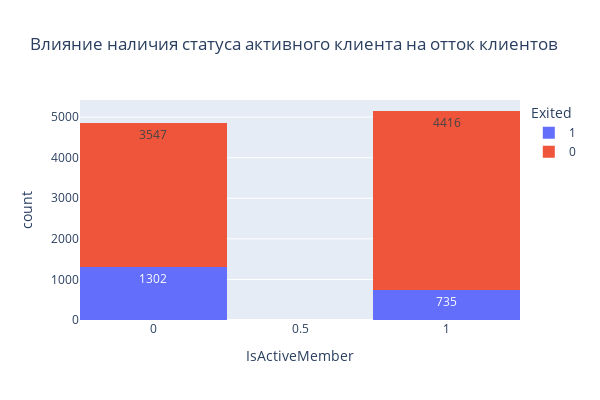

Notebook source saved alongside this figure:
### Markdown cell above
9.8. Как влияет наличие статуса активного клиента *(IsActiveMember)* на отток клиентов *(Exited)*? Постройте диаграмму, иллюстрирующую это. Что бы вы предложили банку, чтобы уменьшить отток клиентов среди неактивных?

### Code cell
import pandas as pd
import plotly
import plotly.express as px
churn_data = pd.read_csv('H:\SkillFactory\папка с файлами для работы\churn.csv')

fig = px.histogram(
    data_frame=churn_data, 
    x='IsActiveMember', #ось абсцисс
    color='Exited', #расцветка
    height=400, #высота
    width=600, #ширина
    histfunc='count',
    text_auto=True,
    title='Влияние наличия статуса активного клиента на отток клиентов', 
    nbins = 5
)
#отображаем его
fig.show()

### Figure 1 — Plotly figure (JSON) as saved in the notebook; plotly's stock layout.template omitted (floating-point values rounded to 4 significant figures; data arrays with more than 128 entries replaced by an {"elided": "..."} marker saying what was removed)
{"data": [{"alignmentgroup": "True", "bingroup": "x", "histfunc": "count", "hovertemplate": "Exited=1<br>IsActiveMember=%{x}<br>count=%{y}<extra></extra>", "legendgroup": "1", "marker": {"color": "#636efa", "pattern": {"shape": ""}}, "name": "1", "nbinsx": 5, "offsetgroup": "1", "orientation": "v", "showlegend": true, "texttemplate": "%{value}", "type": "histogram", "x": {"elided": "2037 int values"}, "xaxis": "x", "yaxis": "y"}, {"alignmentgroup": "True", "bingroup": "x", "histfunc": "count", "hovertemplate": "Exited=0<br>IsActiveMember=%{x}<br>count=%{y}<extra></extra>", "legendgroup": "0", "marker": {"color": "#EF553B", "pattern": {"shape": ""}}, "name": "0", "nbinsx": 5, "offsetgroup": "0", "orientation": "v", "showlegend": true, "texttemplate": "%{value}", "type": "histogram", "x": {"elided": "7963 int values"}, "xaxis": "x", "yaxis": "y"}], "layout": {"barmode": "relative", "height": 400, "legend": {"title": {"text": "Exited"}, "tracegroupgap": 0}, "title": {"text": "Влияние наличия статуса активного клиента на отток клиентов"}, "width": 600, "xaxis": {"anchor": "y", "domain": [0, 1], "title": {"text": "IsActiveMember"}}, "yaxis": {"anchor": "x", "domain": [0, 1], "title": {"text": "count"}}}}
